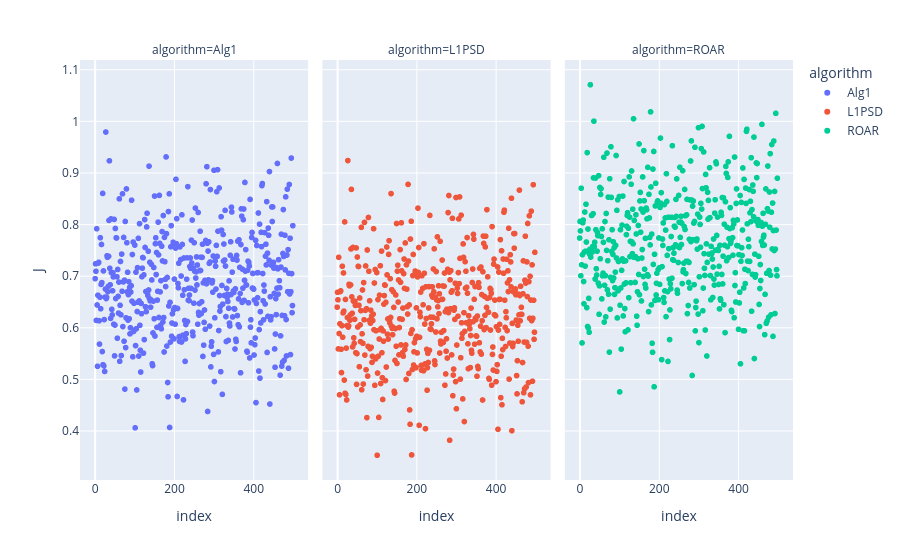

Notebook cell for this chart:
### Code cell
px.scatter(output, y="J", color="algorithm", facet_col="algorithm")

### Figure 1 — Plotly figure (JSON) as saved in the notebook; plotly's stock layout.template omitted (floating-point values rounded to 4 significant figures; data arrays with more than 128 entries replaced by an {"elided": "..."} marker saying what was removed)
{"data": [{"hovertemplate": "algorithm=Alg1<br>index=%{x}<br>J=%{y}<extra></extra>", "legendgroup": "Alg1", "marker": {"color": "#636efa", "symbol": "circle"}, "mode": "markers", "name": "Alg1", "showlegend": true, "type": "scattergl", "x": {"elided": "500 int values"}, "xaxis": "x", "y": {"elided": "500 float values"}, "yaxis": "y"}, {"hovertemplate": "algorithm=L1PSD<br>index=%{x}<br>J=%{y}<extra></extra>", "legendgroup": "L1PSD", "marker": {"color": "#EF553B", "symbol": "circle"}, "mode": "markers", "name": "L1PSD", "showlegend": true, "type": "scattergl", "x": {"elided": "500 int values"}, "xaxis": "x2", "y": {"elided": "500 float values"}, "yaxis": "y2"}, {"hovertemplate": "algorithm=ROAR<br>index=%{x}<br>J=%{y}<extra></extra>", "legendgroup": "ROAR", "marker": {"color": "#00cc96", "symbol": "circle"}, "mode": "markers", "name": "ROAR", "showlegend": true, "type": "scattergl", "x": {"elided": "500 int values"}, "xaxis": "x3", "y": {"elided": "500 float values"}, "yaxis": "y3"}], "layout": {"annotations": [{"font": {}, "showarrow": false, "text": "algorithm=Alg1", "x": 0.16, "xanchor": "center", "xref": "paper", "y": 1, "yanchor": "bottom", "yref": "paper"}, {"font": {}, "showarrow": false, "text": "algorithm=L1PSD", "x": 0.5, "xanchor": "center", "xref": "paper", "y": 1, "yanchor": "bottom", "yref": "paper"}, {"font": {}, "showarrow": false, "text": "algorithm=ROAR", "x": 0.84, "xanchor": "center", "xref": "paper", "y": 1, "yanchor": "bottom", "yref": "paper"}], "legend": {"title": {"text": "algorithm"}, "tracegroupgap": 0}, "margin": {"t": 60}, "xaxis": {"anchor": "y", "domain": [0, 0.32], "title": {"text": "index"}}, "xaxis2": {"anchor": "y2", "domain": [0.34, 0.66], "matches": "x", "title": {"text": "index"}}, "xaxis3": {"anchor": "y3", "domain": [0.68, 1.0], "matches": "x", "title": {"text": "index"}}, "yaxis": {"anchor": "x", "domain": [0, 1], "title": {"text": "J"}}, "yaxis2": {"anchor": "x2", "domain": [0, 1], "matches": "y", "showticklabels": false}, "yaxis3": {"anchor": "x3", "domain": [0, 1], "matches": "y", "showticklabels": false}}}
